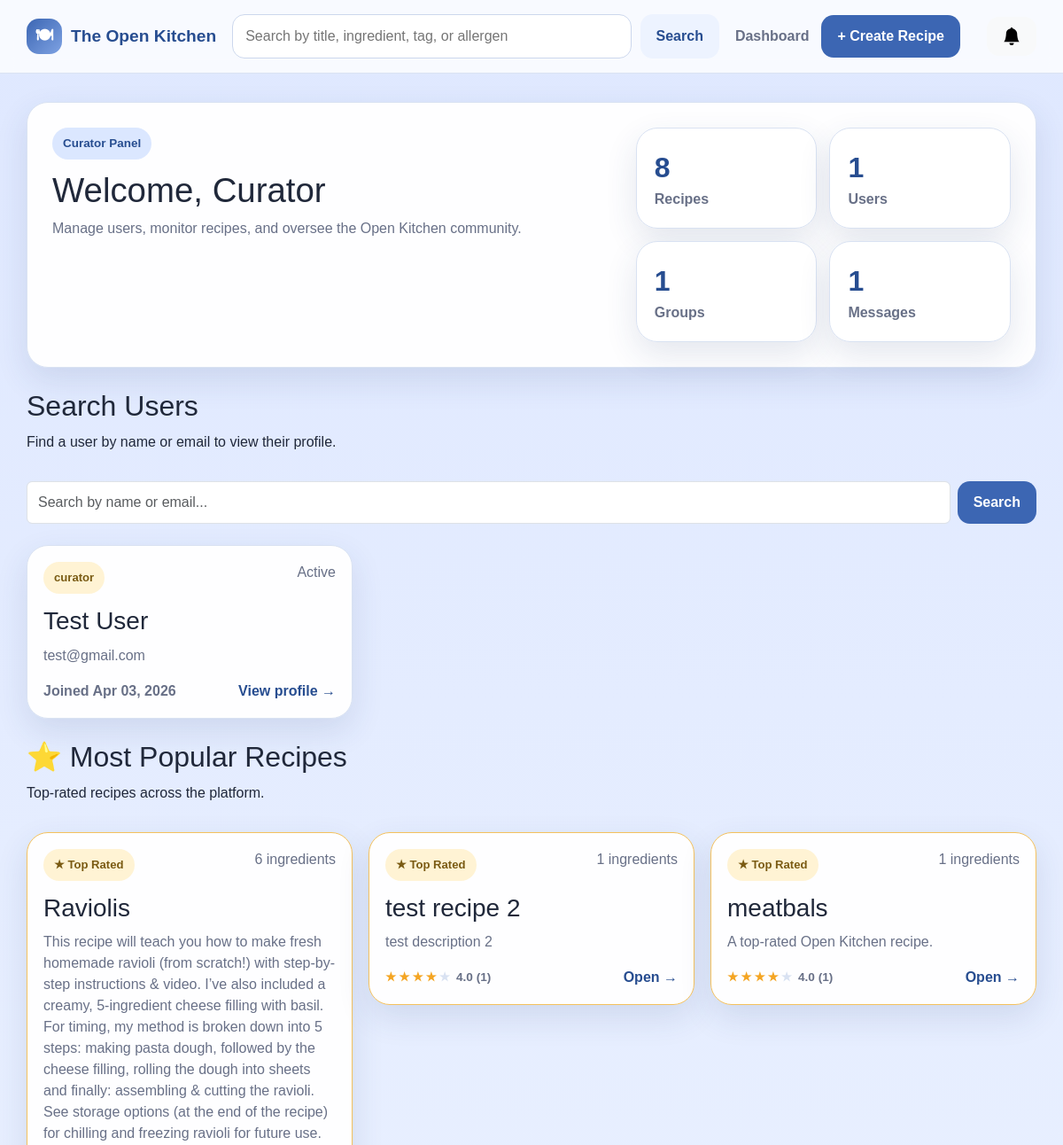
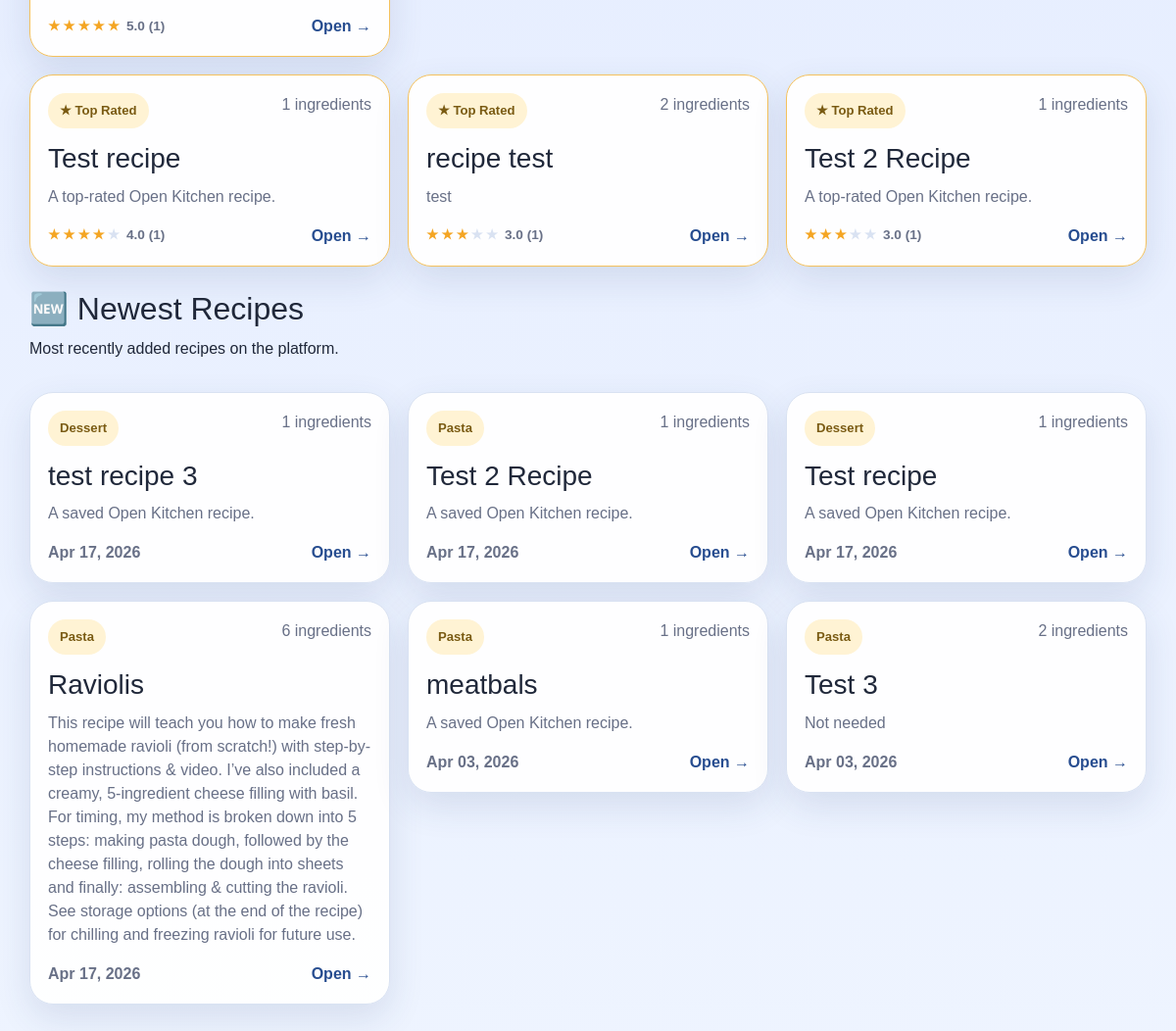
Screenshot of /curator with the database file from the repository (2 pictures, top to bottom).
### app/models.py (models this page shows)
class User(db.Model):
    __tablename__ = 'users'
    id = db.Column(db.Integer, primary_key=True)
    firstName = db.Column(db.String(50), nullable=False)
    lastName = db.Column(db.String(50), nullable=False)
    email = db.Column(db.String(100), unique=True, nullable=False)
    password = db.Column(db.String(255), nullable=False)
    role = db.Column(db.String(20), nullable=False, default='contributor')
    isActive = db.Column(db.Boolean, default=True)
    dateCreated = db.Column(db.DateTime, nullable=False, default=datetime.now)
    recipes = db.relationship('Recipe', backref='author', lazy=True)

class Recipe(db.Model):
    __tablename__ = 'recipes'
    id = db.Column(db.Integer, primary_key=True)
    authorID = db.Column(db.Integer, db.ForeignKey('users.id'), nullable=False)
    title = db.Column(db.String(150), nullable=False)
    description = db.Column(db.Text, nullable=True)
    instructions = db.Column(db.Text, nullable=False)
    forkedFrom = db.Column(db.Integer, db.ForeignKey('recipes.id'), nullable=True)
    baseServings = db.Column(db.Integer, nullable=False)
    prepTime = db.Column(db.Integer, nullable=True)
    cookTime = db.Column(db.Integer, nullable=True)
    dateCreated = db.Column(db.DateTime, nullable=False, default=datetime.now)
    ingredients = db.relationship('Ingredient', backref='recipe', lazy=True, cascade='all, delete-orphan')
    categories = db.relationship('RecipeCategory', backref='recipe', lazy=True, cascade='all, delete-orphan')
    dietary_tags = db.relationship('RecipeDietaryTag', backref='recipe', lazy=True, cascade='all, delete-orphan')
    allergens = db.relationship('RecipeAllergen', backref='recipe', lazy=True, cascade='all, delete-orphan')

class Category(db.Model):
    __tablename__ = 'categories'
    id = db.Column(db.Integer, primary_key=True)
    name = db.Column(db.String(32), unique=True, nullable=False)

### app/routes.py (the view)
@app.route('/curator')
def curator_dashboard():
    user = User.query.get(DEMO_USER_ID)
    if not user or user.role != 'curator':
        return redirect(url_for('dashboard'))
    newest = Recipe.query.order_by(Recipe.dateCreated.desc()).limit(6).all()
    rated_subq = (
        db.session.query(Rating.recipeID, func.avg(Rating.stars).label('avg'), func.count(Rating.id).label('cnt'))
        .group_by(Rating.recipeID)
        .subquery()
    )
    popular_recipes = (
        db.session.query(Recipe)
        .join(rated_subq, Recipe.id == rated_subq.c.recipeID)
        .order_by(rated_subq.c.avg.desc(), rated_subq.c.cnt.desc())
        .limit(6)
        .all()
    )
    search_query = request.args.get('q', '').strip()
    if search_query:
        users = User.query.filter(
            or_(
                User.firstName.ilike(f'%{search_query}%'),
                User.lastName.ilike(f'%{search_query}%'),
                User.email.ilike(f'%{search_query}%')
            )
        ).all()
    else:
        users = User.query.all()
    stats = {
        'recipes': Recipe.query.count(),
        'users': User.query.count(),
        'groups': Group.query.count(),
        'messages': GroupMessage.query.count(),
    }
    notifications = _get_notifications()
    has_unread = any(not n.isRead for n in notifications)
    return render_template('curator/dashboard.html',
                           newest=[_recipe_card_data(r) for r in newest],
                           popular=[_recipe_card_data(r) for r in popular_recipes],
                           users=users,
                           search_query=search_query,
                           stats=stats,
                           notifications=notifications,
                           has_unread=has_unread)

### app/routes.py (called while the page is built)
def _get_avg_rating(recipe_id):
    result = db.session.query(func.avg(Rating.stars), func.count(Rating.id)).filter_by(recipeID=recipe_id).one()
    avg = round(result[0], 1) if result[0] else None
    count = result[1]
    return avg, count

def _recipe_card_data(recipe):
    ingredient_count = Ingredient.query.filter_by(recipeID=recipe.id).count()
    category_links = RecipeCategory.query.filter_by(recipeID=recipe.id).all()
    category_names = [rc.category.name for rc in category_links if rc.category]
    avg_rating, rating_count = _get_avg_rating(recipe.id)
    return {
        'recipe': recipe,
        'ingredient_count': ingredient_count,
        'category_names': category_names,
        'avg_rating': avg_rating,
        'rating_count': rating_count,
    }

def _get_notifications():
    return Notification.query.filter_by(userID=DEMO_USER_ID).order_by(Notification.dateCreated.desc()).all()

### app/templates/curator/dashboard.html (shortened to what this page needs)
{% extends "base.html" %}
{% block content %}
<section class="hero-card">
    <div>
        <span class="eyebrow">Curator Panel</span>
        <h1>Welcome, Curator</h1>
        <p class="hero-copy">Manage users, monitor recipes, and oversee the Open Kitchen community.</p>
    </div>
    <div class="stats-panel">
        <div class="stat-card"><span class="stat-number">{{ stats.recipes }}</span><span class="stat-label">Recipes</span></div>
        <div class="stat-card"><span class="stat-number">{{ stats.users }}</span><span class="stat-label">Users</span></div>
        <div class="stat-card"><span class="stat-number">{{ stats.groups }}</span><span class="stat-label">Groups</span></div>
        <div class="stat-card"><span class="stat-number">{{ stats.messages }}</span><span class="stat-label">Messages</span></div>
    </div>
</section>
<section class="section-head mt-4">
    <div>
        <h2>Search Users</h2>
        <p>Find a user by name or email to view their profile.</p>
    </div>
</section>
<form action="{{ url_for('curator_dashboard') }}" method="get" class="d-flex gap-2 mb-4">
    <input type="text" name="q" class="form-control" placeholder="Search by name or email..."
           value="{{ search_query }}">
    <button type="submit" class="btn btn-primary">Search</button>
</form>
<div class="card-grid">
    {% for u in users %}
    <a href="{{ url_for('curator_user_profile', user_id=u.id) }}" class="recipe-card-link">
        <article class="recipe-card">
            <div class="recipe-card-top">
                <span class="mini-pill">{{ u.role }}</span>
                <span class="muted-small">{{ 'Active' if u.isActive else 'Inactive' }}</span>
            </div>
            <h3>{{ u.firstName }} {{ u.lastName }}</h3>
            <p>{{ u.email }}</p>
            <div class="recipe-card-footer">
                <span class="muted-small">Joined {{ u.dateCreated.strftime('%b %d, %Y') }}</span>
                <span>View profile →</span>
            </div>
        </article>
    </a>
    {% endfor %}
</div>
<section class="section-head mt-4">
    <div>
        <h2>⭐ Most Popular Recipes</h2>
        <p>Top-rated recipes across the platform.</p>
    </div>
</section>
<div class="card-grid">
    {% for item in popular %}
    <a href="{{ url_for('view_recipe', recipe_id=item.recipe.id) }}" class="recipe-card-link">
        <article class="recipe-card popular-card">
            <div class="recipe-card-top">
                <span class="mini-pill popular-badge">★ Top Rated</span>
                <span class="muted-small">{{ item.ingredient_count }} ingredients</span>
            </div>
            <h3>{{ item.recipe.title }}</h3>
            <p>{{ item.recipe.description or 'A top-rated Open Kitchen recipe.' }}</p>
            <div class="recipe-card-footer">
                <span class="card-stars">
                    {% for i in range(1, 6) %}
                    <span class="{% if i <= item.avg_rating|round(0,'floor')|int %}star-on{% else %}star-off{% endif %}">★</span>
                    {% endfor %}
                    <span class="rating-score">{{ item.avg_rating }} ({{ item.rating_count }})</span>
                </span>
                <span>Open →</span>
            </div>
        </article>
    </a>
    {% endfor %}
</div>
<section class="section-head mt-4">
    <div>
        <h2>🆕 Newest Recipes</h2>
        <p>Most recently added recipes on the platform.</p>
    </div>
</section>
<div class="card-grid">
    {% for item in newest %}
    <a href="{{ url_for('view_recipe', recipe_id=item.recipe.id) }}" class="recipe-card-link">
        <article class="recipe-card">
            <div class="recipe-card-top">
                <span class="mini-pill">{{ item.category_names[0] if item.category_names else 'Recipe' }}</span>
                <span class="muted-small">{{ item.ingredient_count }} ingredients</span>
            </div>
            <h3>{{ item.recipe.title }}</h3>
            <p>{{ item.recipe.description or 'A saved Open Kitchen recipe.' }}</p>
            <div class="recipe-card-footer">
                <span class="muted-small">{{ item.recipe.dateCreated.strftime('%b %d, %Y') }}</span>
                <span>Open →</span>
            </div>
        </article>
    </a>
    {% endfor %}
</div>
{% endblock %}

### app/templates/base.html (shortened to what this page needs)
<!DOCTYPE html>
<html lang="en">
<head>
    <link href="https://cdn.jsdelivr.net/npm/bootstrap@5.3.3/dist/css/bootstrap.min.css" rel="stylesheet">
    <link rel="stylesheet" href="{{ url_for('static', filename='style.css') }}">
</head>
<body>
    <header class="site-header">
        <div class="container nav-wrap">
            <a class="brand" href="{{ url_for('dashboard') }}">
                <span class="brand-mark">🍽</span>
                <span>The Open Kitchen</span>
            </a>
            <form class="searchbar" action="{{ url_for('search') }}" method="get">
                <input type="text" name="q" placeholder="Search by title, ingredient, tag, or allergen"
                       value="{{ request.args.get('q', '') }}">
                <button type="submit" class="btn btn-secondary">Search</button>
            </form>
            <nav class="nav-links">
                <a href="{{ url_for('dashboard') }}">Dashboard</a>
                <a href="{{ url_for('create_recipe') }}" class="btn btn-primary">+ Create Recipe</a>
                <button type="button"
                        id="notificationBtn"
                        class="btn btn-light position-relative ms-3"
                        data-bs-toggle="offcanvas"
                        data-bs-target="#notificationPanel"
                        aria-controls="notificationPanel">
                    <svg xmlns="http://www.w3.org/2000/svg" width="20" height="20" fill="currentColor" class="bi bi-bell-fill" viewBox="0 0 16 16">
                        <path d="M8 16a2 2 0 0 0 2-2H6a2 2 0 0 0 2 2m.995-14.901a1 1 0 1 0-1.99 0A5 5 0 0 0 3 6c0 1.098-.5 6-2 7h14c-1.5-1-2-5.902-2-7 0-2.42-1.72-4.44-4.005-4.901"/>
                    </svg>
                </button>
            </nav>
        </div>
    </header>
    <main class="container page-shell">
        {% block content %}{% endblock %}
    </main>
    <div class="toast-container position-fixed top-0 end-0 p-3" style="z-index: 1100;" id="toastContainer"></div>
</body>
</html>

### app/static/style.css (style rules this page uses)
:root { --bg-top: #dfe8ff; --bg-bottom: #eef4ff; --surface: rgba(255, 255, 255, 0.96); --surface-strong: #ffffff; --primary: #3c66b3; --primary-dark: #274d90; --accent: #f4c15d; --text: #20283a; --muted: #687087; --line: #d9e2f2; --shadow: 0 14px 36px rgba(40, 62, 113, 0.12); --radius-lg: 24px; --radius-md: 18px; --radius-sm: 12px; }
* { box-sizing: border-box; }
html, body { margin: 0; padding: 0; }
body { font-family: Arial, Helvetica, sans-serif; color: var(--text); background: linear-gradient(180deg, var(--bg-top) 0%, var(--bg-bottom) 100%); }
a { color: inherit; text-decoration: none; }
.container { width: min(1160px, calc(100% - 32px)); margin: 0 auto; }
.page-shell { padding: 32px 0 56px; }
.site-header { position: sticky; top: 0; z-index: 20; backdrop-filter: blur(10px); background: rgba(255, 255, 255, 0.78); border-bottom: 1px solid rgba(217, 226, 242, 0.95); }
.nav-wrap { display: grid; grid-template-columns: auto 1fr auto; gap: 18px; align-items: center; padding: 16px 0; }
.brand { display: inline-flex; align-items: center; gap: 10px; font-size: 1.2rem; font-weight: 800; color: var(--primary-dark); }
.brand-mark { display: inline-grid; place-items: center; width: 40px; height: 40px; border-radius: 14px; background: linear-gradient(135deg, var(--primary), #7ea2e3); color: white; }
.nav-links { display: inline-flex; align-items: center; gap: 14px; }
.nav-links a:not(.btn) { color: var(--muted); font-weight: 600; }
.searchbar { display: grid; grid-template-columns: 1fr auto; gap: 10px; }
.searchbar input, input, select, textarea { width: 100%; padding: 12px 14px; border: 1px solid #ccd7ed; border-radius: 14px; font: inherit; background: white; }
.btn { display: inline-flex; align-items: center; justify-content: center; gap: 8px; border: 0; border-radius: 14px; padding: 12px 18px; font-weight: 700; cursor: pointer; }
.btn-primary { background: var(--primary); color: white; }
.btn-secondary { background: #edf3ff; color: var(--primary-dark); }
.hero-card, .recipe-card, .form-card, .panel-card, .empty-state, .alert, .stat-card { background: var(--surface); border: 1px solid var(--line); border-radius: var(--radius-lg); box-shadow: var(--shadow); }
.hero-card { display: grid; grid-template-columns: 1.2fr .8fr; gap: 24px; padding: 28px; }
.eyebrow { display: inline-block; padding: 8px 12px; border-radius: 999px; background: #dbe7ff; color: var(--primary-dark); font-size: .84rem; font-weight: 700; margin-bottom: 14px; }
h1, h2, h3 { margin: 0 0 10px; }
.hero-card h1 { font-size: 2.4rem; line-height: 1.1; }
.hero-copy, .lead, .helper, .muted-small { color: var(--muted); }
.stats-panel { display: grid; grid-template-columns: 1fr 1fr; gap: 14px; }
.stat-card { padding: 20px; }
.stat-number { display: block; font-size: 2rem; font-weight: 800; color: var(--primary-dark); }
.stat-label { color: var(--muted); font-weight: 600; }
.section-head { display: flex; align-items: end; justify-content: space-between; gap: 16px; margin: 28px 0 16px; }
.card-grid { display: grid; grid-template-columns: repeat(3, minmax(0, 1fr)); gap: 18px; }
.recipe-card-link { display: block; }
.recipe-card { padding: 18px; transition: transform .16s ease, box-shadow .16s ease; }
.recipe-card-top, .content-grid { display: flex; justify-content: space-between; gap: 12px; }
.recipe-card h3 { margin-top: 14px; }
.recipe-card p { margin: 0 0 14px; color: var(--muted); }
.recipe-card-footer { margin-top: 16px; font-weight: 700; color: var(--primary-dark); }
.pill, .mini-pill { display: inline-flex; align-items: center; gap: 6px; border-radius: 999px; padding: 8px 12px; font-size: .82rem; font-weight: 700; }
.mini-pill { background: #fff3d4; color: #7a5b13; }
.recipe-card-footer { margin-top: 16px; font-weight: 700; color: var(--primary-dark); display: flex; justify-content: space-between; align-items: center; gap: 8px; }
.card-stars { display: inline-flex; align-items: center; gap: 3px; font-size: .85rem; }
.star-on { color: #f4a523; }
.star-off { color: #d9e2f2; }
.rating-score { color: var(--muted); font-weight: 600; margin-left: 4px; }
.popular-card { border-color: #f4c15d; }
.popular-badge { background: #fff3d4 !important; color: #7a5b13 !important; }

### rows the page displays
User: role "curator", isActive "Active", firstName "Test", lastName "User", email "test@gmail.com", dateCreated "Apr 03, 2026"
Recipe: recipe "Raviolis", recipe "This recipe will teach you how to make fresh homemade ravioli (from scratch!) with step-by-step instructions & video. I’ve also included a creamy, 5-ingredient cheese filling with basil. For timing, my method is broken down into 5 steps: making pasta dough, followed by the cheese filling, rolling the dough into sheets and finally: assembling & cutting the ravioli. See storage options (at the end of the recipe) for chilling and freezing ravioli for future use.", recipe "Raviolis", recipe "This recipe will teach you how to make fresh homemade ravioli (from scratch!) with step-by-step instructions & video. I’ve also included a creamy, 5-ingredient cheese filling with basil. For timing, my method is broken down into 5 steps: making pasta dough, followed by the cheese filling, rolling the dough into sheets and finally: assembling & cutting the ravioli. See storage options (at the end of the recipe) for chilling and freezing ravioli for future use.", recipe.dateCreated "Apr 17, 2026"
Recipe: recipe "test recipe 2", recipe "test description 2"
Recipe: recipe "meatbals", recipe "A top-rated Open Kitchen recipe.", recipe "meatbals", recipe "A saved Open Kitchen recipe.", recipe.dateCreated "Apr 03, 2026"
Recipe: recipe "Test recipe", recipe "A top-rated Open Kitchen recipe.", recipe "Test recipe", recipe "A saved Open Kitchen recipe.", recipe.dateCreated "Apr 17, 2026"
Recipe: recipe "recipe test", recipe "test"
Recipe: recipe "Test 2 Recipe", recipe "A top-rated Open Kitchen recipe.", recipe "Test 2 Recipe", recipe "A saved Open Kitchen recipe.", recipe.dateCreated "Apr 17, 2026"
Category: name "Dessert" "Dessert"
Recipe: recipe "test recipe 3", recipe "A saved Open Kitchen recipe.", recipe.dateCreated "Apr 17, 2026"
Category: name "Pasta" "Pasta" "Pasta" "Pasta"
Recipe: recipe "Test 3", recipe "Not needed", recipe.dateCreated "Apr 03, 2026"

### other values shown
{{ stats.recipes }} "8"
{{ stats.users }} "1"
{{ stats.groups }} "1"
{{ stats.messages }} "1"
{{ item.ingredient_count }} "6" "1" "1" "1" "2" "1"
{{ item.avg_rating }} "5.0" "4.0" "4.0" "4.0" "3.0" "3.0"
{{ item.rating_count }} "1" "1" "1" "1" "1" "1"
{{ item.ingredient_count }} "1" "1" "1" "6" "1" "2"
